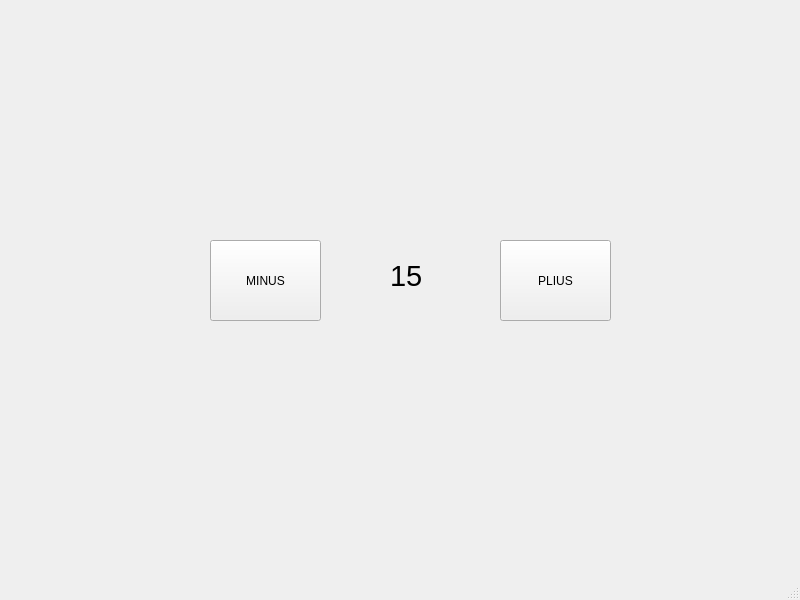
<?xml version="1.0" encoding="UTF-8"?>
<ui version="4.0">
 <class>MainWindow</class>
 <widget class="QMainWindow" name="MainWindow">
  <property name="geometry">
   <rect>
    <x>0</x>
    <y>0</y>
    <width>800</width>
    <height>600</height>
   </rect>
  </property>
  <property name="windowTitle">
   <string>MainWindow</string>
  </property>
  <widget class="QWidget" name="centralwidget">
   <widget class="QPushButton" name="prideti">
    <property name="geometry">
     <rect>
      <x>500</x>
      <y>240</y>
      <width>111</width>
      <height>81</height>
     </rect>
    </property>
    <property name="text">
     <string>PLIUS</string>
    </property>
   </widget>
   <widget class="QPushButton" name="atimti">
    <property name="geometry">
     <rect>
      <x>210</x>
      <y>240</y>
      <width>111</width>
      <height>81</height>
     </rect>
    </property>
    <property name="text">
     <string>MINUS</string>
    </property>
   </widget>
   <widget class="QLabel" name="skaicius">
    <property name="geometry">
     <rect>
      <x>390</x>
      <y>250</y>
      <width>71</width>
      <height>51</height>
     </rect>
    </property>
    <property name="font">
     <font>
      <pointsize>22</pointsize>
     </font>
    </property>
    <property name="text">
     <string>15</string>
    </property>
   </widget>
  </widget>
  <widget class="QMenuBar" name="menubar">
   <property name="geometry">
    <rect>
     <x>0</x>
     <y>0</y>
     <width>800</width>
     <height>22</height>
    </rect>
   </property>
  </widget>
  <widget class="QStatusBar" name="statusbar"/>
 </widget>
 <resources/>
 <connections/>
</ui>
